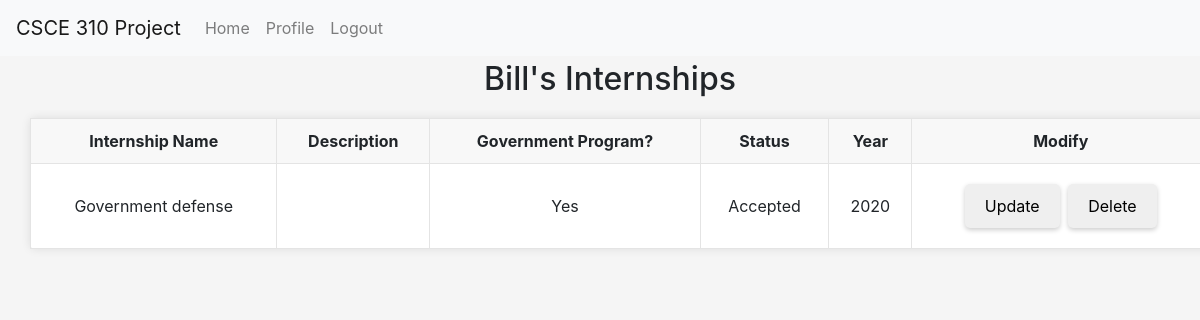
The page /internship/view_internships/3 (signed in) on the database its author committed.
### tables this page shows
CREATE TABLE Users (
                    UIN INTEGER PRIMARY KEY,
                    First_Name TEXT NOT NULL,
                    M_Initial TEXT,
                    Last_Name TEXT NOT NULL,
                    Username TEXT UNIQUE NOT NULL,
                    Password TEXT NOT NULL,
                    User_Type TEXT NOT NULL,
                    Email TEXT UNIQUE NOT NULL,
                    Discord_Name TEXT NOT NULL,
                    Archived INTEGER NOT NULL
                    );

CREATE TABLE Intern_App (
                    IA_Num INTEGER PRIMARY KEY AUTOINCREMENT,
                    UIN INTEGER,
                    Intern_ID INTEGER,
                    Status VARCHAR, 
                    Year YEAR,
                    FOREIGN KEY(UIN) REFERENCES College_students(UIN),
                    FOREIGN KEY(Intern_ID) REFERENCES Internship(Intern_ID)
                    );

CREATE TABLE Internship (
                    Intern_ID INTEGER PRIMARY KEY AUTOINCREMENT,
                    Name VARCHAR,
                    Description VARCHAR,
                    Is_Gov BINARY
                    );

### routes/intern.py (the view)
@intern_bp.route('/view_internships/<int:UIN>', methods=['GET'])
@login_required
def view_internships(UIN):
    conn = get_db_connection()
    intern = get_all_interns_by_user(conn, UIN)
    name = conn.execute('SELECT First_Name FROM Users WHERE UIN=?', (UIN,)).fetchone()
    conn.close()
    return render_template('admin/view_internships.html', interns=intern, name=name['First_Name'])

### app.py (called while the page is built)
@login_manager.user_loader
def load_user(UIN):
    return User(UIN)

### db.py (called while the page is built)
def get_db_connection():
    conn = sqlite3.connect('database.db')
    conn.row_factory = sqlite3.Row
    return conn

### routes/intern.py (called while the page is built)
def get_all_interns_by_user(conn, UIN):
    return conn.execute('SELECT * FROM View_InternAppDetails where UIN = ?', (UIN,)).fetchall()

### util/Users.py (called while the page is built)
def get_user(conn, UIN):
    query_result = conn.execute("SELECT * FROM View_CollegeStudentDetails WHERE UIN = ?", (UIN,)).fetchone()
    user_info = {}
    if not query_result:
        return user_info
    for column_name in query_result.keys():
        user_info[column_name] = query_result[column_name]
    return user_info

### templates/admin/view_internships.html (shortened to what this page needs)
<!DOCTYPE html>
<html lang="en">
<head>
  <link rel="stylesheet" href="https://stackpath.bootstrapcdn.com/bootstrap/4.3.1/css/bootstrap.min.css">
  <link rel="stylesheet" href="../../static/general.css">
  <link rel="stylesheet" href="../../static/admin_home.css">
</head>
<body>
    <nav class="navbar navbar-expand-lg navbar-light bg-light fixed-top">
      <a class="navbar-brand" href="#">CSCE 310 Project</a>
      <div class="collapse navbar-collapse" id="navbarNav">
          <ul class="navbar-nav">
              <li class="nav-item">
                  <a class="nav-link" href="/">Home</a>
              </li>
              <li class="nav-item">
                  <a class="nav-link" href="/profile">Profile</a>
              </li>
              <li class="nav-item">
                  <a class="nav-link" href="/logout">Logout</a>
              </li>
          </ul>
      </div>
  </nav>
  <h2>{{name}}'s Internships</h2>
  <table>
    <tr>
      <th>Internship Name</th>
      <th>Description</th>
      <th>Government Program?</th>
      <th>Status</th>
      <th>Year</th>
      <th>Modify</th>
    </tr>
    {% for intern in interns %}
        <tr>
          <td>{{ intern.Name }}</td>
          <td>{{ intern.Description }}</td>
          <td>{{ intern.is_gov }}</td>
          <td>{{ intern.status }}</td>
          <td>{{intern.year }}</td>
          <td>
            <a href="{{ url_for('intern_bp.update_intern_student', Intern_ID=intern.intern_ID, UIN=request.view_args['UIN']) }}">
              <button>Update</button>
            </a>
            <button onclick="deleteIntern({{intern.Intern_ID}}, {{request.view_args['UIN']|tojson}})">Delete</button>
          </td>
        </tr>
        {% endfor %}
  </table>
</body>
</html>

### static/general.css (style rules this page uses)
body { padding-top: 60px; padding-left: 20px; }
table { border-collapse: collapse; margin: 10px; }
table, th, td { border: 1px solid #e4e4e4; }
th, td { padding: 10px; text-align: left; }
th { background-color: #f8f8f8; vertical-align: text-top; }
button { cursor: pointer; border: 2px solid #808080; }

### static/admin_home.css (style rules this page uses)
body { background-color: #f5f5f5; padding-top: 60px; }
h1, h2 { text-align: center; margin-bottom: 20px; }
table { box-shadow: 0 0 10px rgba(0,0,0,0.1); background: #fff; border-radius: 5px; width: 100%; margin-bottom: 20px; }
table th, table td { text-align: center; vertical-align: middle; }
button, .btn-custom { border: none; padding: 10px 20px; margin: 10px 2px; border-radius: 5px; box-shadow: 0 2px 5px rgba(0,0,0,0.2); }

### rows shown on the page
Users: First_Name "Bill"
Intern_App: Name "Government defense", is_gov "Yes", status "Accepted", year "2020"
